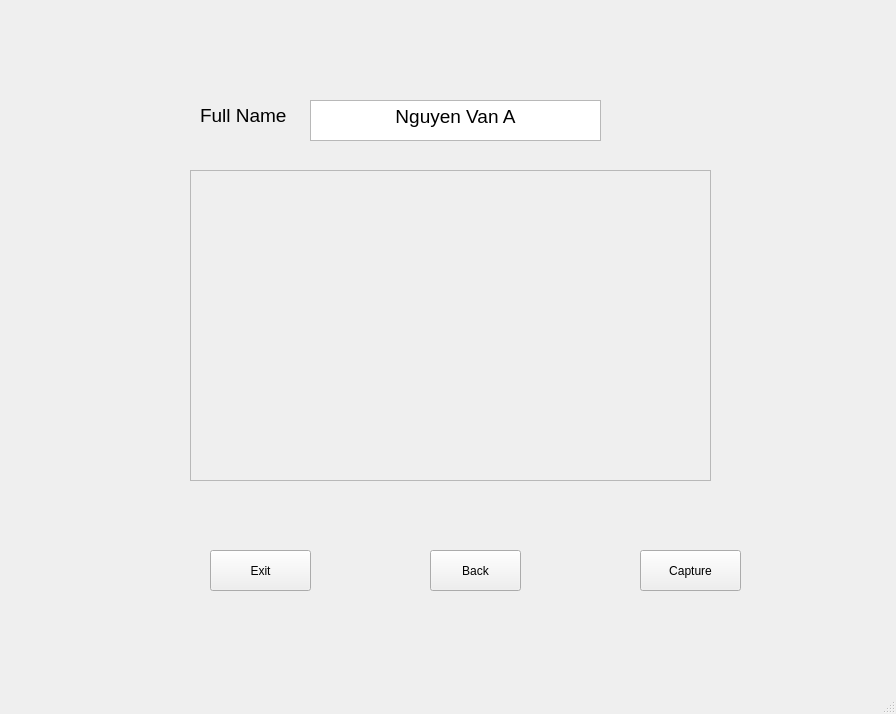
<?xml version="1.0" encoding="UTF-8"?>
<ui version="4.0">
 <class>MainWindow</class>
 <widget class="QMainWindow" name="MainWindow">
  <property name="geometry">
   <rect>
    <x>0</x>
    <y>0</y>
    <width>896</width>
    <height>714</height>
   </rect>
  </property>
  <property name="windowTitle">
   <string>MainWindow</string>
  </property>
  <widget class="QWidget" name="centralwidget">
   <widget class="QStackedWidget" name="stackedWidget">
    <property name="geometry">
     <rect>
      <x>100</x>
      <y>50</y>
      <width>711</width>
      <height>551</height>
     </rect>
    </property>
    <property name="currentIndex">
     <number>0</number>
    </property>
    <widget class="QWidget" name="page">
     <widget class="QFrame" name="frame">
      <property name="geometry">
       <rect>
        <x>90</x>
        <y>120</y>
        <width>521</width>
        <height>311</height>
       </rect>
      </property>
      <property name="frameShape">
       <enum>QFrame::StyledPanel</enum>
      </property>
      <property name="frameShadow">
       <enum>QFrame::Raised</enum>
      </property>
     </widget>
     <widget class="QPushButton" name="Capture">
      <property name="geometry">
       <rect>
        <x>540</x>
        <y>500</y>
        <width>101</width>
        <height>41</height>
       </rect>
      </property>
      <property name="text">
       <string>Capture</string>
      </property>
     </widget>
     <widget class="QPushButton" name="Exit">
      <property name="geometry">
       <rect>
        <x>110</x>
        <y>500</y>
        <width>101</width>
        <height>41</height>
       </rect>
      </property>
      <property name="text">
       <string>Exit</string>
      </property>
     </widget>
     <widget class="QTextEdit" name="FullName">
      <property name="geometry">
       <rect>
        <x>210</x>
        <y>50</y>
        <width>291</width>
        <height>41</height>
       </rect>
      </property>
      <property name="html">
       <string>&lt;!DOCTYPE HTML PUBLIC &quot;-//W3C//DTD HTML 4.0//EN&quot; &quot;http://www.w3.org/TR/REC-html40/strict.dtd&quot;&gt;
&lt;html&gt;&lt;head&gt;&lt;meta name=&quot;qrichtext&quot; content=&quot;1&quot; /&gt;&lt;style type=&quot;text/css&quot;&gt;
p, li { white-space: pre-wrap; }
&lt;/style&gt;&lt;/head&gt;&lt;body style=&quot; font-family:'MS Shell Dlg 2'; font-size:8.25pt; font-weight:400; font-style:normal;&quot;&gt;
&lt;p align=&quot;center&quot; style=&quot; margin-top:0px; margin-bottom:0px; margin-left:0px; margin-right:0px; -qt-block-indent:0; text-indent:0px;&quot;&gt;&lt;span style=&quot; font-size:14pt;&quot;&gt;Nguyen Van A&lt;/span&gt;&lt;/p&gt;&lt;/body&gt;&lt;/html&gt;</string>
      </property>
     </widget>
     <widget class="QLabel" name="label_2">
      <property name="geometry">
       <rect>
        <x>100</x>
        <y>50</y>
        <width>91</width>
        <height>31</height>
       </rect>
      </property>
      <property name="font">
       <font>
        <pointsize>14</pointsize>
       </font>
      </property>
      <property name="text">
       <string>Full Name</string>
      </property>
     </widget>
     <widget class="QPushButton" name="Back">
      <property name="geometry">
       <rect>
        <x>330</x>
        <y>500</y>
        <width>91</width>
        <height>41</height>
       </rect>
      </property>
      <property name="text">
       <string>Back</string>
      </property>
     </widget>
    </widget>
    <widget class="QWidget" name="page_2">
     <widget class="QLabel" name="label">
      <property name="geometry">
       <rect>
        <x>260</x>
        <y>220</y>
        <width>151</width>
        <height>41</height>
       </rect>
      </property>
      <property name="font">
       <font>
        <pointsize>16</pointsize>
       </font>
      </property>
      <property name="text">
       <string>Insert RTSP link</string>
      </property>
     </widget>
     <widget class="QLineEdit" name="RTSP">
      <property name="geometry">
       <rect>
        <x>220</x>
        <y>270</y>
        <width>241</width>
        <height>21</height>
       </rect>
      </property>
     </widget>
     <widget class="QLabel" name="label_3">
      <property name="geometry">
       <rect>
        <x>170</x>
        <y>50</y>
        <width>341</width>
        <height>111</height>
       </rect>
      </property>
      <property name="font">
       <font>
        <pointsize>18</pointsize>
        <weight>75</weight>
        <bold>true</bold>
       </font>
      </property>
      <property name="text">
       <string>Face Data analyst</string>
      </property>
      <property name="alignment">
       <set>Qt::AlignCenter</set>
      </property>
     </widget>
     <widget class="QPushButton" name="Next">
      <property name="geometry">
       <rect>
        <x>300</x>
        <y>420</y>
        <width>101</width>
        <height>51</height>
       </rect>
      </property>
      <property name="text">
       <string>Next</string>
      </property>
     </widget>
    </widget>
   </widget>
  </widget>
  <widget class="QMenuBar" name="menubar">
   <property name="geometry">
    <rect>
     <x>0</x>
     <y>0</y>
     <width>896</width>
     <height>21</height>
    </rect>
   </property>
  </widget>
  <widget class="QStatusBar" name="statusbar"/>
 </widget>
 <resources/>
 <connections/>
</ui>
